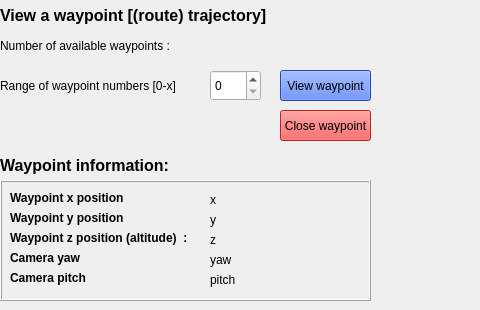
        <widget class="QWidget" name="viewWaypointTab">
         <attribute name="title">
          <string>View a wapoint</string>
         </attribute>
         <widget class="QLabel" name="selectWaypointsLabel">
          <property name="geometry">
           <rect>
            <x>0</x>
            <y>0</y>
            <width>471</width>
            <height>31</height>
           </rect>
          </property>
          <property name="font">
           <font>
            <family>Segoe UI</family>
            <pointsize>12</pointsize>
            <bold>true</bold>
           </font>
          </property>
          <property name="text">
           <string>View a waypoint [(route) trajectory]</string>
          </property>
         </widget>
         <widget class="QPushButton" name="closeWaypointButton">
          <property name="geometry">
           <rect>
            <x>280</x>
            <y>110</y>
            <width>91</width>
            <height>31</height>
           </rect>
          </property>
          <property name="styleSheet">
           <string notr="true">QPushButton:enabled {
	background-color: rgb(255, 47, 47);
}</string>
          </property>
          <property name="text">
           <string>Close waypoint</string>
          </property>
         </widget>
         <widget class="QLabel" name="numberOfWaypointsLabel">
          <property name="geometry">
           <rect>
            <x>0</x>
            <y>30</y>
            <width>201</width>
            <height>31</height>
           </rect>
          </property>
          <property name="text">
           <string>Number of available waypoints :</string>
          </property>
          <property name="wordWrap">
           <bool>true</bool>
          </property>
         </widget>
         <widget class="QSpinBox" name="selectWaypointSpinBox">
          <property name="geometry">
           <rect>
            <x>210</x>
            <y>70</y>
            <width>51</width>
            <height>31</height>
           </rect>
          </property>
          <property name="suffix">
           <string/>
          </property>
          <property name="maximum">
           <number>99</number>
          </property>
         </widget>
         <widget class="QLabel" name="waypointsRangeLabel">
          <property name="geometry">
           <rect>
            <x>0</x>
            <y>70</y>
            <width>181</width>
            <height>31</height>
           </rect>
          </property>
          <property name="text">
           <string>Range of waypoint numbers [0-x]</string>
          </property>
          <property name="wordWrap">
           <bool>true</bool>
          </property>
         </widget>
         <widget class="QPushButton" name="viewWaypointButton">
          <property name="geometry">
           <rect>
            <x>280</x>
            <y>70</y>
            <width>91</width>
            <height>31</height>
           </rect>
          </property>
          <property name="autoFillBackground">
           <bool>false</bool>
          </property>
          <property name="styleSheet">
           <string notr="true">background-color: rgb(44, 100, 255);</string>
          </property>
          <property name="text">
           <string>View waypoint</string>
          </property>
         </widget>
         <widget class="QLabel" name="waypointInformationLabel">
          <property name="geometry">
           <rect>
            <x>0</x>
            <y>150</y>
            <width>281</width>
            <height>31</height>
           </rect>
          </property>
          <property name="font">
           <font>
            <family>Segoe UI</family>
            <pointsize>12</pointsize>
            <bold>true</bold>
           </font>
          </property>
          <property name="text">
           <string>Waypoint information:</string>
          </property>
         </widget>
         <widget class="QFrame" name="outputFrame">
          <property name="geometry">
           <rect>
            <x>0</x>
            <y>180</y>
            <width>371</width>
            <height>121</height>
           </rect>
          </property>
          <property name="frameShape">
           <enum>QFrame::Shape::Box</enum>
          </property>
          <property name="frameShadow">
           <enum>QFrame::Shadow::Raised</enum>
          </property>
          <widget class="QLabel" name="waypointXLabel">
           <property name="geometry">
            <rect>
             <x>10</x>
             <y>10</y>
             <width>181</width>
             <height>16</height>
            </rect>
           </property>
           <property name="font">
            <font>
             <bold>true</bold>
            </font>
           </property>
           <property name="text">
            <string>Waypoint x position                    :</string>
           </property>
          </widget>
          <widget class="QLabel" name="waypointYLabel">
           <property name="geometry">
            <rect>
             <x>10</x>
             <y>30</y>
             <width>181</width>
             <height>16</height>
            </rect>
           </property>
           <property name="font">
            <font>
             <bold>true</bold>
            </font>
           </property>
           <property name="text">
            <string>Waypoint y position                    :</string>
           </property>
          </widget>
          <widget class="QLabel" name="waypointZLabel">
           <property name="geometry">
            <rect>
             <x>10</x>
             <y>50</y>
             <width>181</width>
             <height>16</height>
            </rect>
           </property>
           <property name="font">
            <font>
             <bold>true</bold>
            </font>
           </property>
           <property name="text">
            <string>Waypoint z position (altitude)  :</string>
           </property>
          </widget>
          <widget class="QLabel" name="waypointYawLabel">
           <property name="geometry">
            <rect>
             <x>10</x>
             <y>70</y>
             <width>181</width>
             <height>16</height>
            </rect>
           </property>
           <property name="font">
            <font>
             <bold>true</bold>
            </font>
           </property>
           <property name="text">
            <string>Camera yaw                                  :</string>
           </property>
          </widget>
          <widget class="QLabel" name="waypointPitchLabel">
           <property name="geometry">
            <rect>
             <x>10</x>
             <y>90</y>
             <width>181</width>
             <height>16</height>
            </rect>
           </property>
           <property name="font">
            <font>
             <bold>true</bold>
            </font>
           </property>
           <property name="text">
            <string>Camera pitch                                :</string>
           </property>
          </widget>
          <widget class="QLabel" name="waypointXOutputLabel">
           <property name="geometry">
            <rect>
             <x>210</x>
             <y>10</y>
             <width>151</width>
             <height>20</height>
            </rect>
           </property>
           <property name="text">
            <string>x</string>
           </property>
          </widget>
          <widget class="QLabel" name="waypointYOutputLabel">
           <property name="geometry">
            <rect>
             <x>210</x>
             <y>30</y>
             <width>151</width>
             <height>20</height>
            </rect>
           </property>
           <property name="text">
            <string>y</string>
           </property>
          </widget>
          <widget class="QLabel" name="waypointZOutputLabel">
           <property name="geometry">
            <rect>
             <x>210</x>
             <y>50</y>
             <width>151</width>
             <height>20</height>
            </rect>
           </property>
           <property name="text">
            <string>z</string>
           </property>
          </widget>
          <widget class="QLabel" name="waypointYawOutputLabel">
           <property name="geometry">
            <rect>
             <x>210</x>
             <y>70</y>
             <width>151</width>
             <height>20</height>
            </rect>
           </property>
           <property name="text">
            <string>yaw</string>
           </property>
          </widget>
          <widget class="QLabel" name="waypointPitchOutputLabel">
           <property name="geometry">
            <rect>
             <x>210</x>
             <y>90</y>
             <width>151</width>
             <height>20</height>
            </rect>
           </property>
           <property name="text">
            <string>pitch</string>
           </property>
          </widget>
         </widget>
        </widget>
